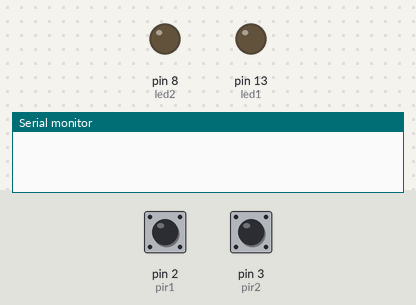
A sketch run on a simulated Arduino Uno, built with avr-gcc and run on an emulated ATmega328P. Parts: output pins drawn as LEDs (lit = HIGH), the last lines printed to the serial monitor. The inputs (shaded band) are chosen by the test bench; at power-on: pin 2 (pir1) LOW, pin 3 (pir2) LOW.

Above: at 1.2 s.
1.3 s: pin 2 (pir1) driven HIGH
At 2.5 s:
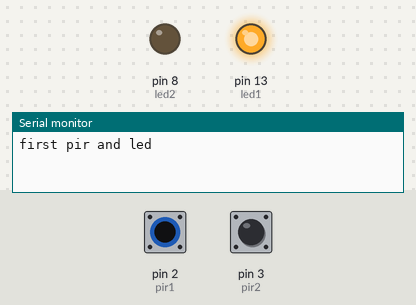
2.8 s: pin 3 (pir2) driven HIGH
At 3.8 s:
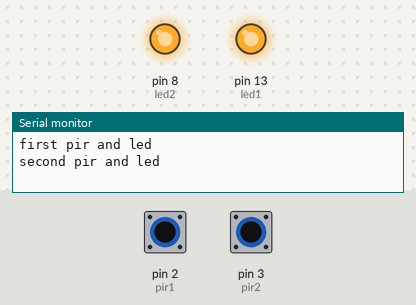
4.3 s: pin 2 (pir1) pulsed LOW 5 times (0.12 s each, 0.3 s apart)
At 6.7 s:
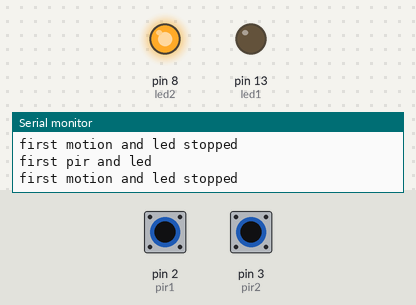
7.3 s: pin 3 (pir2) pulsed LOW 2 times (0.12 s each, 0.3 s apart)
At 7.57 s:
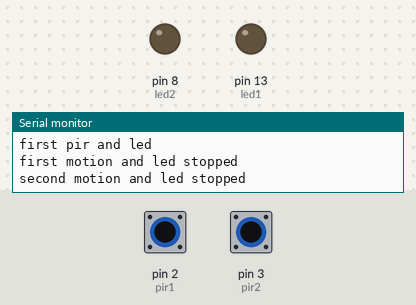
Timing chart, 0 to 10.3 s (numbered marks = the images above; inputs shaded):
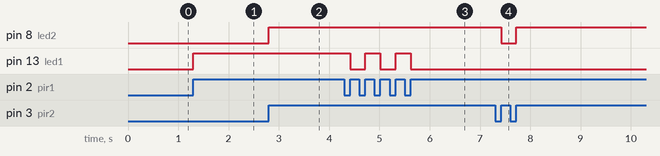

The sketch:

sit_315_task_m1_t3c.ino
```cpp
int led1 = 13;                // the led1 is at 13 pin
int led2 = 8;                 // the led2 is at 8 pin
int pir1 = 2;              // the two pir motion sensor are at 2 and 3 pin
int pir2 = 3;

// intially the motion flag is low
volatile int motion1 = LOW;
volatile int motion2 = LOW;

void setup() {
  // initialized LED1 and LED2 as an output
  pinMode(led1, OUTPUT);
  pinMode(led2, OUTPUT);

  // Also, initialized sensor1 and sensor2 as an input
  pinMode(pir1, INPUT);
  pinMode(pir2, INPUT);

  // attach interrupt to sensor pin,
  attachInterrupt(digitalPinToInterrupt(pir1), firstMotion, RISING); //two interrputs are attached for the 2 methods
  attachInterrupt(digitalPinToInterrupt(pir2), secondMotion, RISING);

  Serial.begin(9600);        // baud rate is 9600
}

void loop(){
  //interrupts are being used
}

void firstMotion() {     //the 2 methiods are created for the 2 pir motion sensors that check the bool state of the motion
  digitalWrite(led1, !motion1);
  motion1 = !motion1;
  if (motion1 == HIGH) { //when motion detected then the message is printed on the serial monnitor
    Serial.println("first pir and led");
  }
  else {
    Serial.println("first motion and led stopped");
  }
}
void secondMotion() {
  digitalWrite(led2, !motion2);
  motion2 = !motion2;
  if (motion2 == HIGH) {
    Serial.println("second pir and led");
  }
  else {
    Serial.println("second motion and led stopped");
  }
}
```

Measured:
- after the input at 1.3 s, pin 13 (led1): LOW → HIGH at once
- after the input at 2.8 s, pin 8 (led2): LOW → HIGH at once
- after the input at 4.3 s, pin 13 (led1): alternates HIGH for 0.30 s and LOW for 0.30 s, 5 changes in all, then stays LOW, starting after 0.12 s
- after the input at 7.3 s, pin 8 (led2): HIGH → LOW after 0.12 s, → HIGH 0.30 s later
